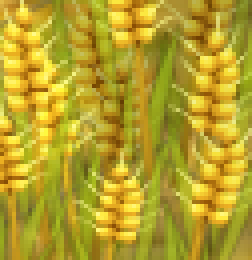
#> input picture auto-bot_adjs_lists/src/img/ble.png, 63 x 65 px, found by its file name (shown 4 times larger)
$ python -i ObjectRecognition.py   (imports and definitions only)
#> lines starting #> are read from the running program, lines starting #| are printed output that depends on the picture
import numpy as np
import cv2
from imutils import resize
from pyautogui import screenshot, Window
from src.utils.other import getPercent


def take_screenshot(window: Window):
    filename = "src/img/screenshots/wholeScreen.png"
    screenshot(filename, region=(window.topleft[0] + getPercent(10, window.size[0]),
                                 window.topleft[1] + getPercent(3, window.size[1]),
                                 window.bottomright[0] - getPercent(20, window.size[0]),
                                 window.bottomright[1] - getPercent(15, window.size[1]),
                                 ))
    return filename


def recognize(window: Window):
#> called with window = '../img/ble.png'
    template = cv2.imread('src/img/ble.png')
#> template is the input picture: shape (65, 63, 3); mean B, G, R 41.5, 160.7, 181.6
    template = cv2.cvtColor(template, cv2.COLOR_BGR2GRAY)
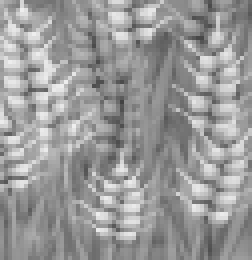
#> template: shape (65, 63) (shown 4 times larger); min 66, max 238, mean 153.3
    template = cv2.Canny(template, 50, 200)
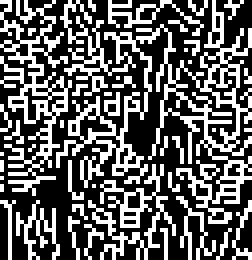
#> template: shape (65, 63) (shown 4 times larger); 37.7% white in thin lines or dots
    (tH, tW) = template.shape[:2]
#> tH = 65; tW = 63

    window_screen = cv2.imread(take_screenshot(window=window))
    gray = cv2.cvtColor(window_screen, cv2.COLOR_BGR2GRAY)
    found = None

    for scale in np.linspace(0.2, 1.0, 20)[::-1]:
        resized = resize(gray, width=int(gray.shape[1] * scale))
        r = gray.shape[1] / float(resized.shape[1])

        if resized.shape[0] < tH or resized.shape[1] < tW:
            break

        edged = cv2.Canny(resized, 50, 200)
        result = cv2.matchTemplate(edged, template, cv2.TM_CCOEFF)
        (_, maxVal, _, maxLoc) = cv2.minMaxLoc(result)

        if found is None or maxVal > found[0]:
            found = (maxVal, maxLoc, r)

    (maxVal, maxLoc, r) = found
    print('maxval=', maxVal)
    if maxVal < 5000000:
        return None
    (startX, startY) = (int(maxLoc[0] * r), int(maxLoc[1] * r))
    (endX, endY) = (int((maxLoc[0] + tW) * r), int((maxLoc[1] + tH) * r))

    return startX + (endX - startX) / 2.5 + window.topleft[0] + getPercent(10, window.size[0]), startY + (endY - startY) / 2.5 + window.topleft[1] + getPercent(3, window.size[1])
    # cv2.rectangle(window, (startX, startY), (endX, endY), (0, 0, 255), 2)
    # cv2.imshow("Image", window)
    # cv2.waitKey(0)
    # 390 543 446 600

#> (the run stopped early here; a loop or call above may not have finished)
